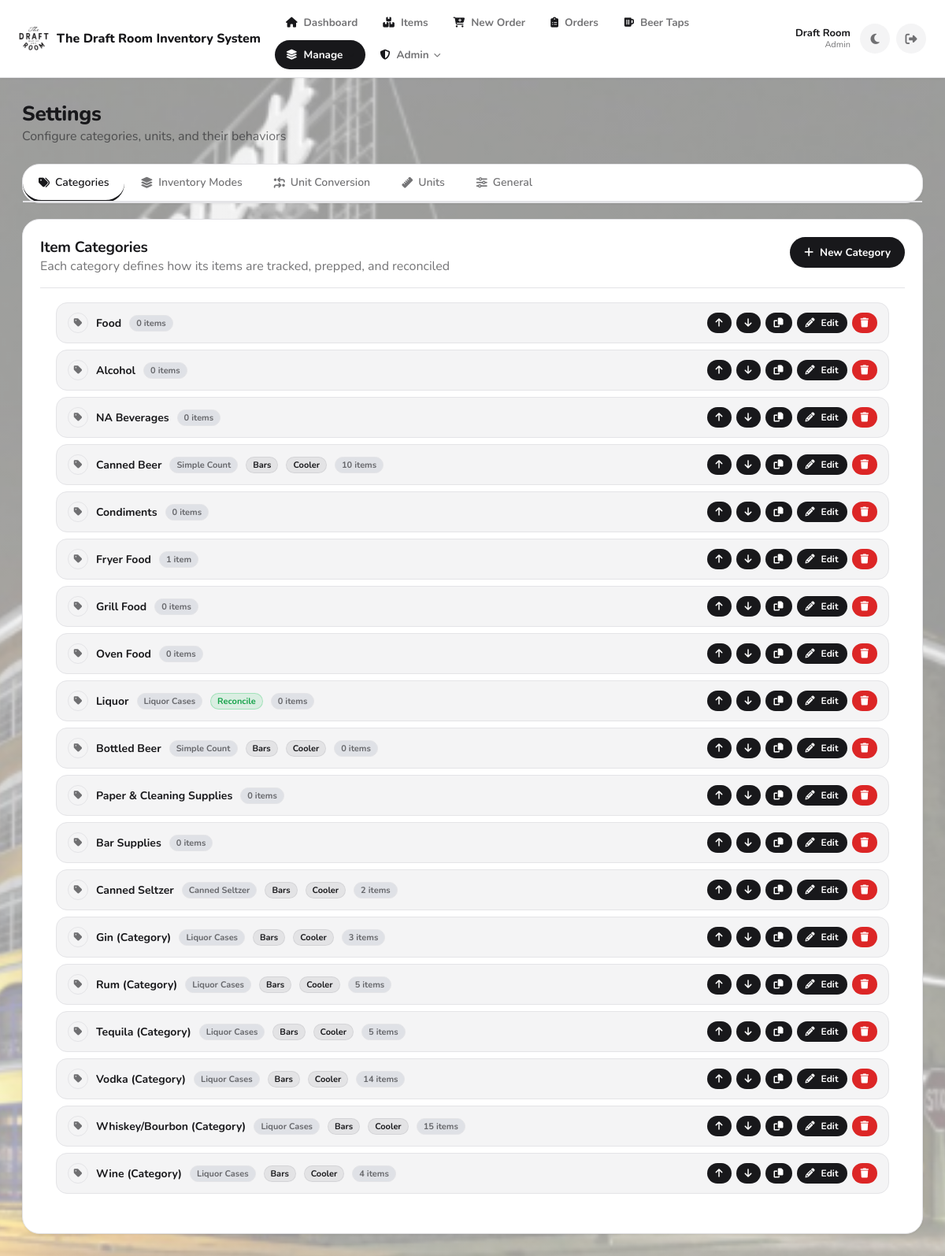
The app's page /settings (signed in) with its own data.
### app.py (models this page shows, shortened)
class AppSetting(db.Model):
    __tablename__ = "app_settings"
    key = db.Column(db.String(60), primary_key=True)
    value = db.Column(db.String(400), nullable=True)

class User(db.Model):
    __tablename__ = "users"
    id = db.Column(db.Integer, primary_key=True)
    username = db.Column(db.String(80), unique=True, nullable=False)
    first_name = db.Column(db.String(80), nullable=True)
    last_name = db.Column(db.String(80), nullable=True)
    password_hash = db.Column(db.String(255), nullable=False)
    role = db.Column(db.String(20), nullable=False, default="staff")  # Backward compatibility
    role_id = db.Column(db.Integer, db.ForeignKey('roles.id'), nullable=True)  # New: reference to Role
    is_active = db.Column(db.Boolean, nullable=False, default=True)
    created_at = db.Column(db.DateTime, nullable=False, default=utcnow)
    role_obj = db.relationship('Role', backref='users')
    def display_name(self) -> str:
        full = f"{(self.first_name or '').strip()} {(self.last_name or '').strip()}".strip()
        return full if full else self.username
    def get_role_name(self):
        if self.role_obj:
            return self.role_obj.name
        return self.role

class ItemSetting(db.Model):
    __tablename__ = "item_settings"
    id                 = db.Column(db.Integer,     primary_key=True)
    setting_type       = db.Column(db.String(50),  nullable=False)
    value              = db.Column(db.String(100), nullable=False)
    description        = db.Column(db.String(300), nullable=True)
    display_order      = db.Column(db.Integer,     nullable=False, default=0)
    created_at         = db.Column(db.DateTime,    nullable=False, default=datetime.utcnow)
    inv_mode           = db.Column(db.String(50),  nullable=True)   # maps to prep_type
    default_sales_mode = db.Column(db.String(30),  nullable=True)   # simple | packs_4
    has_reconcile      = db.Column(db.Boolean,     nullable=True, default=False)
    has_locations      = db.Column(db.Boolean,     nullable=True, default=False)
    has_cooler_stock   = db.Column(db.Boolean,     nullable=True, default=False)  # independent of has_locations
    state_label_raw       = db.Column(db.String(50), nullable=True)   # display label for "raw"
    state_label_prepped   = db.Column(db.String(50), nullable=True)   # display label for "prepped"
    storage_label_freezer = db.Column(db.String(50), nullable=True)   # display label for "freezer"
    storage_label_cooler  = db.Column(db.String(50), nullable=True)   # display label for "cooler"
    storage_label_out     = db.Column(db.String(50), nullable=True)   # display label for "out"
    icon  = db.Column(db.String(40), nullable=True)   # Font Awesome icon name, e.g. "beer"
    color = db.Column(db.String(20), nullable=True)   # hex color, e.g. "#f59e0b"
    default_par_level    = db.Column(db.Integer, nullable=True)
    default_supplier_id  = db.Column(db.Integer, db.ForeignKey("suppliers.id"), nullable=True)
    default_supplier     = db.relationship("Supplier", foreign_keys=[default_supplier_id])
    abbreviation       = db.Column(db.String(20),  nullable=True)
    __table_args__ = (db.UniqueConstraint("setting_type", "value", name="uq_item_setting"),)

class InventoryMode(db.Model):
    __tablename__ = "inventory_modes"
    id          = db.Column(db.Integer, primary_key=True)
    name        = db.Column(db.String(100), nullable=False)
    slug        = db.Column(db.String(50),  nullable=False, unique=True)
    engine      = db.Column(db.String(20),  nullable=False, default="lot_tracking")
    description = db.Column(db.String(300), nullable=True)
    reconcile_style     = db.Column(db.String(20), nullable=True)  # unit_count | box_quantity
    on_hand_style       = db.Column(db.String(20), nullable=True)  # unit_count | box_quantity (independent of reconcile_style)
    on_hand_state_key   = db.Column(db.String(60), nullable=True)
    on_hand_location_key= db.Column(db.String(60), nullable=True)
    sums_all_locations  = db.Column(db.Boolean, nullable=False, default=False)
    default_sales_mode   = db.Column(db.String(30), nullable=False, default="simple")
    default_has_reconcile= db.Column(db.Boolean, nullable=False, default=False)
    default_has_locations= db.Column(db.Boolean, nullable=False, default=False)
    display_order = db.Column(db.Integer, nullable=False, default=0)
    created_at    = db.Column(db.DateTime, nullable=False, default=datetime.utcnow)
    states    = db.relationship("InventoryModeState", backref="mode",
                                 order_by="InventoryModeState.sort_order", cascade="all, delete-orphan")
    locations = db.relationship("InventoryModeLocation", backref="mode",
                                 order_by="InventoryModeLocation.sort_order", cascade="all, delete-orphan")

### app.py (the view)
@app.get("/settings")
def settings_page():
    guard = require_inventory_edit()
    if guard:
        return guard
    categories = ItemSetting.query.filter_by(setting_type="category").order_by(
        ItemSetting.display_order.asc(), ItemSetting.value.asc()).all()
    units = ItemSetting.query.filter_by(setting_type="unit").order_by(
        ItemSetting.display_order.asc(), ItemSetting.value.asc()).all()
    cat_counts = dict(db.session.query(Item.category, func.count(Item.id)).group_by(Item.category).all())
    unit_counts = dict(db.session.query(Item.unit, func.count(Item.id)).group_by(Item.unit).all())
    suppliers = Supplier.query.order_by(Supplier.name.asc()).all()
    mode_names = {m.slug: m.name for m in InventoryMode.query.all()}
    return render_template("settings.html", categories=categories, units=units,
                           cat_counts=cat_counts, unit_counts=unit_counts, suppliers=suppliers,
                           mode_names=mode_names,
                           business_name_setting=get_app_setting("business_name"))

### templates/settings.html (shortened to what this page needs)
{% extends "base.html" %}
{% block content %}
<div style="display:flex; align-items:flex-start; justify-content:space-between; gap:16px; margin-bottom:24px; flex-wrap:wrap;">
  <div>
    <h1 style="margin:0;">Settings</h1>
    <span class="muted">Configure categories, units, and their behaviors</span>
  </div>
</div>
<div class="card" style="padding:0; margin-bottom:20px;">
  <div style="display:flex; border-bottom:2px solid var(--stroke); overflow-x:auto;">
    <button class="settings-tab-btn active" type="button" data-tab="tab-categories">
      <i class="fas fa-tags"></i> Categories
    </button>
    <button class="settings-tab-btn" type="button" data-tab="tab-modes">
      <i class="fas fa-layer-group"></i> Inventory Modes
    </button>
    <button class="settings-tab-btn" type="button" data-tab="tab-unitconv">
      <i class="fas fa-arrows-turn-to-dots"></i> Unit Conversion
    </button>
    <button class="settings-tab-btn" type="button" data-tab="tab-units">
      <i class="fas fa-ruler"></i> Units
    </button>
    <button class="settings-tab-btn" type="button" data-tab="tab-general">
      <i class="fas fa-sliders"></i> General
    </button>
  </div>
</div>
<div id="tab-categories" class="settings-tab-content">
<section class="card" style="margin-bottom:20px;">
  <div class="cardhead">
    <div>
      <h2>Item Categories</h2>
      <span class="muted">Each category defines how its items are tracked, prepped, and reconciled</span>
    </div>
    <button type="button" class="btn primary" onclick="openModal('add','category',null)">
      <i class="fas fa-plus"></i> New Category
    </button>
  </div>
  <div style="padding:0 20px 20px;">
    <div id="cat-list">
      {% for c in categories %}
      <div class="opt-row" data-id="{{ c.id }}" data-type="category"
           data-value="{{ c.value }}"
           data-description="{{ c.description or '' }}"
           data-inv-mode="{{ c.inv_mode or '' }}"
           data-sales-mode="{{ c.default_sales_mode or 'simple' }}"
           data-has-reconcile="{{ '1' if c.has_reconcile else '' }}"
           data-has-locations="{{ '1' if c.has_locations else '' }}"
           data-has-cooler-stock="{{ '1' if c.has_cooler_stock else '' }}"
           data-state-label-raw="{{ c.state_label_raw or '' }}"
           data-state-label-prepped="{{ c.state_label_prepped or '' }}"
           data-storage-label-freezer="{{ c.storage_label_freezer or '' }}"
           data-storage-label-cooler="{{ c.storage_label_cooler or '' }}"
           data-storage-label-out="{{ c.storage_label_out or '' }}"
           data-icon="{{ c.icon or '' }}"
           data-color="{{ c.color or '' }}"
           data-default-par="{{ c.default_par_level if c.default_par_level is not none else '' }}"
           data-default-supplier-id="{{ c.default_supplier_id or '' }}">
        <div class="opt-info">
          <div style="display:flex; align-items:center; gap:10px; flex-wrap:wrap;">
            <span class="cat-badge" style="{% if c.color %}background:{{ c.color }}22; color:{{ c.color }}; border-color:{{ c.color }}55;{% endif %}">
              <i class="fas fa-{{ c.icon or 'tag' }}"></i>
            </span>
            <span class="opt-value">{{ c.value }}</span>
            {% if c.inv_mode %}
            <span class="opt-badge">{{ {
              'generic':      'Box / Case',
              'generic_food': 'Prep Food',
              'items':        'Simple Count',
              'wings':        'Wings Prep',
              'raw_protein':  'Raw Protein',
              'portion_pack': 'Portion Packs'
            }.get(c.inv_mode, mode_names.get(c.inv_mode, c.inv_mode)) }}</span>
            {% endif %}
            {% if c.has_reconcile %}<span class="opt-badge badge-green">Reconcile</span>{% endif %}
            {% if c.has_locations %}<span class="opt-badge badge-blue">Bars</span>{% endif %}
            {% if c.has_cooler_stock %}<span class="opt-badge badge-blue">Cooler</span>{% endif %}
            {% set n = cat_counts.get(c.value, 0) %}
            <span class="opt-badge{% if n == 0 %} muted{% endif %}">{{ n }} item{{ '' if n == 1 else 's' }}</span>
          </div>
        </div>
        <div class="opt-actions">
          <button type="button" class="btn small opt-move-btn" data-dir="up" title="Move up"><i class="fas fa-arrow-up"></i></button>
          <button type="button" class="btn small opt-move-btn" data-dir="down" title="Move down"><i class="fas fa-arrow-down"></i></button>
          <button type="button" class="btn small opt-duplicate-btn" title="Duplicate this category"><i class="fas fa-copy"></i></button>
          <button type="button" class="btn small opt-edit-btn"><i class="fas fa-pencil-alt"></i> Edit</button>
          <button type="button" class="btn small danger opt-delete-btn"><i class="fas fa-trash"></i></button>
        </div>
      </div>
      {% else %}
      <p class="muted" style="padding-top:12px;">No categories yet — click New Category to add one.</p>
      {% endfor %}
    </div>
  </div>
</section>
</div>
{% endblock %}

### templates/base.html (shortened to what this page needs)
<!DOCTYPE html>
<html lang="en">
<head>
  <link rel="stylesheet" href="/static/style.css?v={{ asset_v }}">
  <link rel="stylesheet" href="https://cdnjs.cloudflare.com/ajax/libs/font-awesome/6.4.0/css/all.min.css">
</head>
<body class="app-body">
  <header class="navbar">
    <div class="navbar-inner">
      <a href="/" class="navbar-brand">
        <img src="{{ url_for('static', filename='favicon-96x96.png') }}" alt="{{ business_name }}" class="navbar-logo">
        <span>{{ business_name }} Inventory System</span>
      </a>
      <nav class="navbar-nav">
        <a href="/" class="navlink2 {% if request.path == '/' %}active{% endif %}">
          <i class="fas fa-house"></i><span>Dashboard</span>
        </a>
        <a href="/items" class="navlink2 {% if request.path.startswith('/items') or request.path.startswith('/category') %}active{% endif %}">
          <i class="fas fa-boxes-stacked"></i><span>Items</span>
        </a>
        <a href="/order" class="navlink2 {% if request.path == '/order' %}active{% endif %}">
          <i class="fas fa-cart-plus"></i><span>New Order</span>
        </a>
        <a href="/orders" class="navlink2 {% if request.path.startswith('/orders') or (request.path.startswith('/order/') and request.path != '/order') %}active{% endif %}">
          <i class="fas fa-clipboard-list"></i><span>Orders</span>
        </a>
        <a href="/beers/dashboard" class="navlink2 {% if '/beers' in request.path %}active{% endif %}">
          <i class="fas fa-beer-mug-empty"></i><span>Beer Taps</span>
        </a>
        {% if can_edit_inventory %}
        <div class="navdd">
          <button type="button" class="navlink2 navdd-toggle {% if request.path.startswith('/suppliers') or request.path.startswith('/users') or request.path.startswith('/settings') %}active{% endif %}">
            <i class="fas fa-layer-group"></i><span>Manage</span><i class="fas fa-chevron-down navdd-caret"></i>
          </button>
        </div>
        {% endif %}
        {% if can_manage_users %}
        <div class="navdd">
          <button type="button" class="navlink2 navdd-toggle {% if request.path.startswith('/audit') or request.path.startswith('/admin/roles') %}active{% endif %}">
            <i class="fas fa-shield-halved"></i><span>Admin</span><i class="fas fa-chevron-down navdd-caret"></i>
          </button>
        </div>
        {% endif %}
      </nav>
      <div class="navbar-actions">
        {% if current_user %}
        <div class="navbar-user">
          <span class="navbar-user-name">
            {% if current_user.first_name or current_user.last_name %}
              {{ current_user.first_name }} {{ current_user.last_name }}
            {% else %}
              {{ current_user.username }}
            {% endif %}
          </span>
          <span class="navbar-user-role">{{ auth_role_name.title() if auth_role_name else 'User' }}</span>
        </div>
        {% endif %}
        <button class="theme-toggle" id="themeToggle" title="Toggle light/dark theme">
        </button>
        <a href="/logout" class="logout-btn" title="Logout">
          <i class="fas fa-sign-out-alt"></i>
        </a>
      </div>
    </div>
  </header>
  <main class="main-content">
    <div class="page-content">
      {% block content %}{% endblock %}
    </div>
  </main>
</body>
</html>

### records on screen
AppSetting: value "The Draft Room"
User: first_name "Draft", last_name "Room", role "Admin"
ItemSetting: value "Food", n "0", value "s"
ItemSetting: value "Alcohol", n "0", value "s"
ItemSetting: value "NA Beverages", n "0", value "s"
ItemSetting: value "Canned Beer", inv_mode.name "Simple Count", has_locations "Bars", has_cooler_stock "Cooler", n "10", value "s"
ItemSetting: value "Condiments", n "0", value "s"
ItemSetting: value "Fryer Food", n "1"
ItemSetting: value "Grill Food", n "0", value "s"
ItemSetting: value "Oven Food", n "0", value "s"
ItemSetting: value "Liquor", inv_mode.name "Liquor Cases", has_reconcile "Reconcile", n "0", value "s"
ItemSetting: value "Bottled Beer", inv_mode.name "Simple Count", has_locations "Bars", has_cooler_stock "Cooler", has_reconcile "0", value "s"
ItemSetting: value "Paper & Cleaning Supplies", n "0", value "s"
ItemSetting: value "Bar Supplies", n "0", value "s"
ItemSetting: value "Canned Seltzer", inv_mode.name "Canned Seltzer", has_locations "Bars", has_cooler_stock "Cooler", n "2", value "s"
ItemSetting: value "Gin (Category)", inv_mode.name "Liquor Cases", has_locations "Bars", has_cooler_stock "Cooler", n "3", value "s"
ItemSetting: value "Rum (Category)", inv_mode.name "Liquor Cases", has_locations "Bars", has_cooler_stock "Cooler", n "5", value "s"
ItemSetting: value "Tequila (Category)", inv_mode.name "Liquor Cases", has_locations "Bars", has_cooler_stock "Cooler", n "5", value "s"
ItemSetting: value "Vodka (Category)", inv_mode.name "Liquor Cases", has_locations "Bars", has_cooler_stock "Cooler", n "14", value "s"
ItemSetting: value "Whiskey/Bourbon (Category)", inv_mode.name "Liquor Cases", has_locations "Bars", has_cooler_stock "Cooler", n "15", value "s"
ItemSetting: value "Wine (Category)", inv_mode.name "Liquor Cases", has_locations "Bars", has_cooler_stock "Cooler", n "4", value "s"
